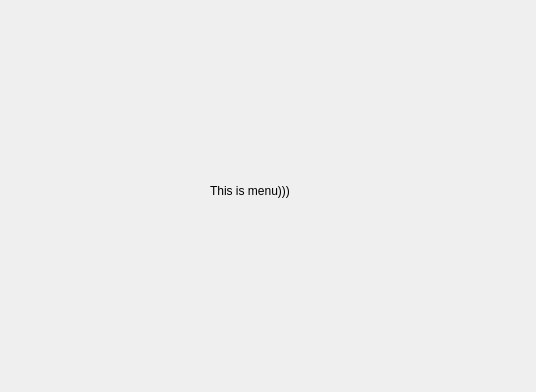
<?xml version="1.0" encoding="UTF-8"?>
<ui version="4.0">
 <class>diary_menu</class>
 <widget class="QDialog" name="diary_menu">
  <property name="geometry">
   <rect>
    <x>0</x>
    <y>0</y>
    <width>536</width>
    <height>392</height>
   </rect>
  </property>
  <property name="windowTitle">
   <string>Dialog</string>
  </property>
  <widget class="QLabel" name="label">
   <property name="geometry">
    <rect>
     <x>210</x>
     <y>160</y>
     <width>111</width>
     <height>61</height>
    </rect>
   </property>
   <property name="text">
    <string>This is menu)))</string>
   </property>
  </widget>
 </widget>
 <resources/>
 <connections/>
</ui>
